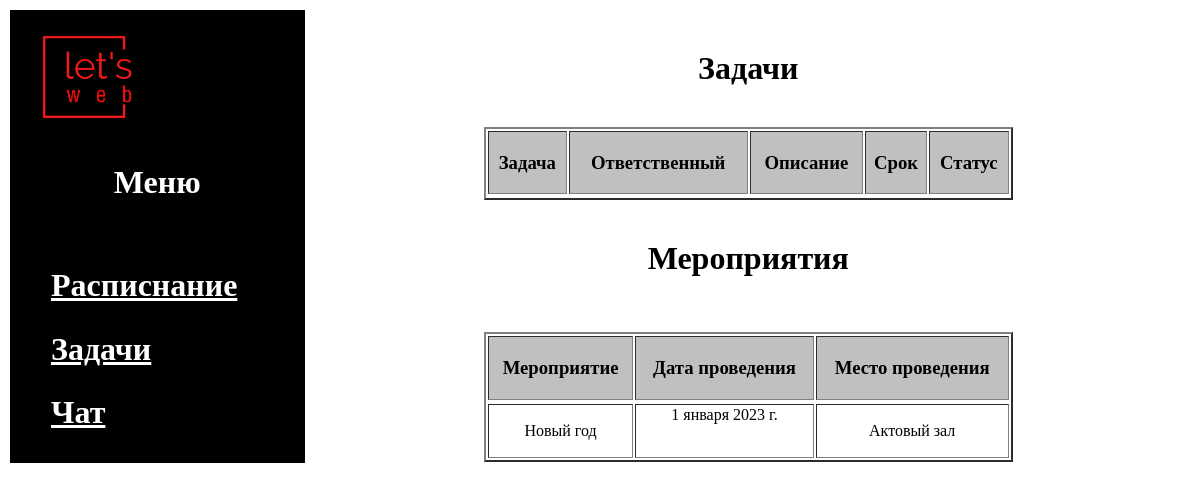
The app's page /task, older data.
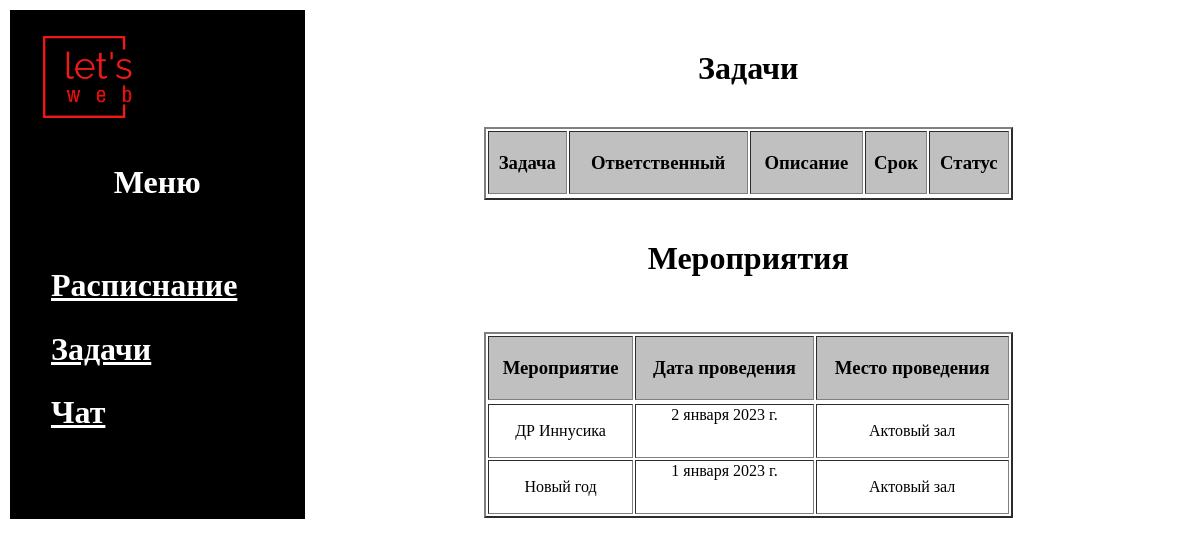
The same page, newer data.
### tasks/models.py (models this page shows, shortened)
class Events(models.Model):
    id = models.AutoField(primary_key=True)
    title = models.CharField(max_length=100, help_text="Название мероприятия")
    date = models.DateField(help_text="Дата мероприятия")
    class Meta:
        verbose_name = "Events"
        ordering = ["title"]

### tasks/views.py (the view)
# urls.py: path('', timetableviews.index, name="home"), # TODO: Перенести в профильный URLs приложения
def index(request):
    tasks = Tasks.objects.all()
    events = Events.objects.all()
    return render(request, 'tasks_events/tasks_events.html', {'tasks': tasks, 'events': events})

### templates/tasks_events/tasks_events.html (shortened to what this page needs)
{% extends 'tasks_events/layout.html' %}
{% block content %}
<br>
    <h1 align="center">Задачи</h1> <br>
    <table  class="Tasks" border="2" width=60% align="center">
        <tr bgcolor="#C0C0C0">
            <td>
                <h3 align="center">Задача</h3>
            </td>
            <td>
                <h3 align="center">Ответственный</h3>
            </td>
            <td>
                <h3 align="center">Описание</h3>
            </td>
            <td>
                <h3 align="center">Срок</h3>
            </td>
            <td>
                <h3 align="center">Статус</h3>
            </td>
        </tr>
    </table>
<br>
    <h1 align="center">Мероприятия</h1> <br>
    <table  class="Tasks" border="2" width=60% align="center">
        <tr bgcolor="#C0C0C0">
            <td>
                <h3 align="center">Мероприятие</h3>
            </td>
            <td>
                <h3 align="center">Дата проведения</h3>
            </td>
            <td>
                <h3 align="center">Место проведения</h3>
            </td>
        <tr>
            {% for event in events %}
            <tr><td align="center"><p>{{ event.title }}</td>
                <td align="center">{{ event.date }}</td> <td align="center"> <p>Актовый зал</p></td>
            </p></tr></tr>
            {% endfor %}
        </tr>
    </table>
{% endblock %}

Row changes from the older to the newer data that the page shows:
added Events: title "ДР Иннусика", date "2 января 2023 г."
